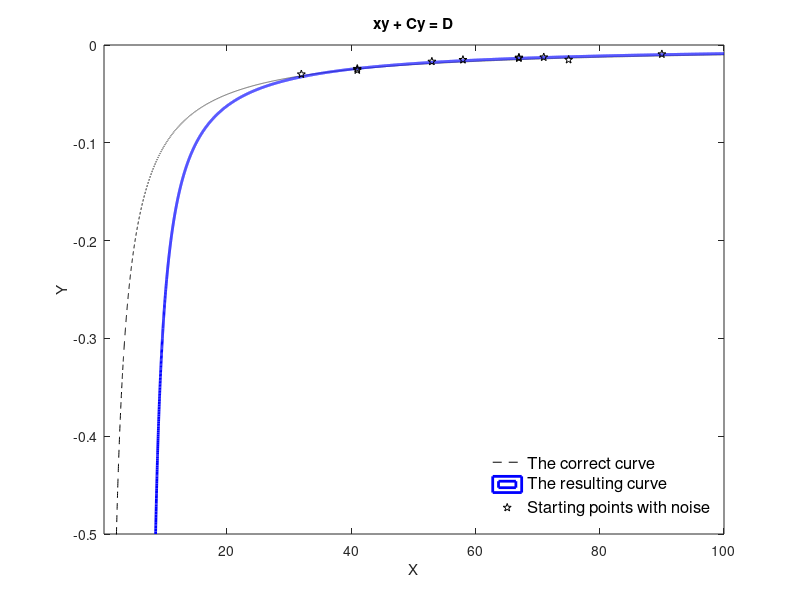

MATLAB code to generate this figure:
function Task1_Bobrovnikova
  clear;clc;

  C = -1/4; D = -1; N = 10;
  xmin = -C; xmax = 100;
  ymin = -0.5; ymax = 0;
  deltax = deltay = 1e-2;

  t = xmin:deltax:xmax;
  plot(t, D./(t+C), '--k', 'DisplayName' , 'The correct curve');
  hold on

  t = randi([ceil(-C) 100],N,1);
  x = sort(t);
  y = D./(x+C);
  Eps = 0.2*abs(y(N));
  noise = -Eps + 2.*Eps.*rand(N,1);
  y += noise;

  A = [y -y.^0];
  [Q R] = qr(A, 0);
  u = R\Q'*(-x.*y);
  C = u(1)
  D = u(2)

  [X,Y] = meshgrid(xmin:deltax:xmax,ymin:deltay:ymax);
  Z = X.*Y + C*Y - D;
  contour(X,Y,Z,[0 0], 'b', 'LineWidth', 2, 'DisplayName' , 'The resulting curve')
  c.LineWidth = 2;
  hold on
  plot(x,y,'pentagramk', 'DisplayName' , 'Starting points with noise');
  title( 'xy + Cy = D' )
  xlabel('X');
  ylabel('Y');
  legend('Location', 'southeast', 'FontSize' , 12)
  legend( 'boxoff' )
  end
